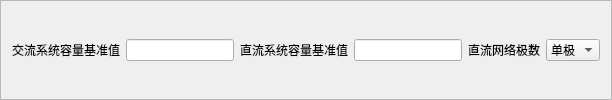
           <widget class="QFrame" name="frame">
            <property name="sizePolicy">
             <sizepolicy hsizetype="Fixed" vsizetype="Fixed">
              <horstretch>0</horstretch>
              <verstretch>0</verstretch>
             </sizepolicy>
            </property>
            <property name="frameShape">
             <enum>QFrame::StyledPanel</enum>
            </property>
            <property name="frameShadow">
             <enum>QFrame::Raised</enum>
            </property>
            <layout class="QGridLayout" name="gridLayout_12">
             <item row="0" column="3">
              <widget class="QLineEdit" name="lineEdit_2">
               <property name="inputMethodHints">
                <set>Qt::ImhNone</set>
               </property>
               <property name="dragEnabled">
                <bool>false</bool>
               </property>
               <property name="readOnly">
                <bool>false</bool>
               </property>
              </widget>
             </item>
             <item row="0" column="2">
              <widget class="QLabel" name="label_2">
               <property name="text">
                <string>直流系统容量基准值</string>
               </property>
              </widget>
             </item>
             <item row="0" column="0">
              <widget class="QLabel" name="label">
               <property name="text">
                <string>交流系统容量基准值</string>
               </property>
              </widget>
             </item>
             <item row="0" column="5">
              <widget class="QComboBox" name="comboBox_1">
               <item>
                <property name="text">
                 <string>单极</string>
                </property>
               </item>
               <item>
                <property name="text">
                 <string>双极</string>
                </property>
               </item>
              </widget>
             </item>
             <item row="0" column="4">
              <widget class="QLabel" name="label_3">
               <property name="text">
                <string>直流网络极数</string>
               </property>
              </widget>
             </item>
             <item row="0" column="1">
              <widget class="QLineEdit" name="lineEdit_1"/>
             </item>
            </layout>
           </widget>
